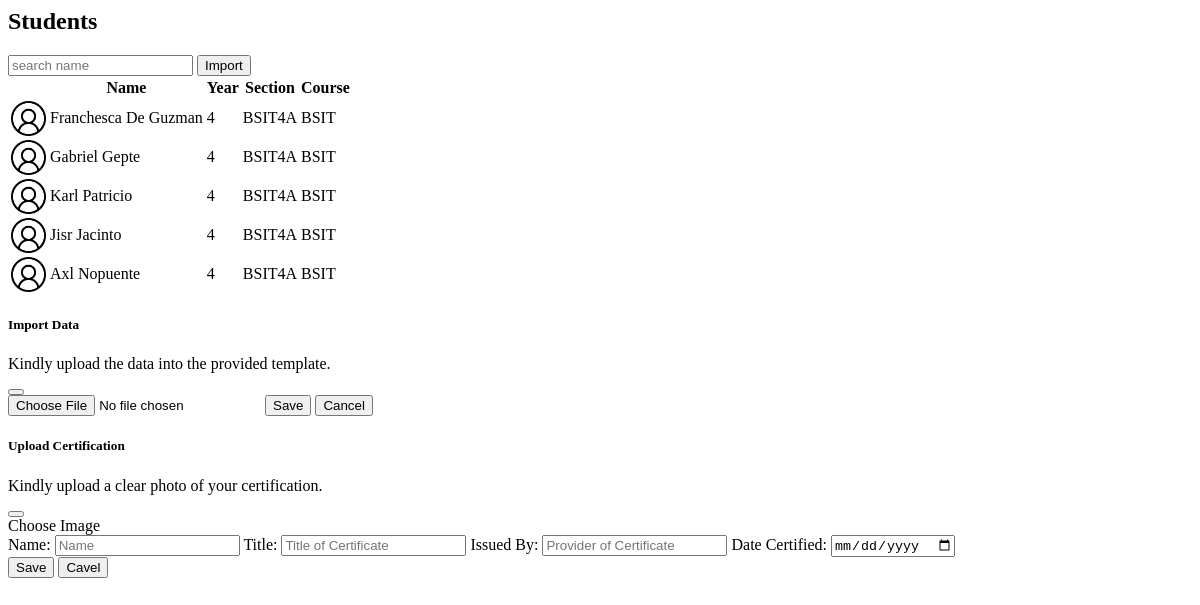
Screenshot of /admin/admin-students.php with the database file from the repository.
### tables this page shows
CREATE TABLE `student` (
  `student_id` int(50) NOT NULL,
  `year_level` int(11) NOT NULL,
  `course` varchar(150) NOT NULL,
  `section` varchar(50) NOT NULL,
  `data` longtext NOT NULL CHECK (json_valid(`data`)),
  `user_id` int(11) NOT NULL
);

CREATE TABLE `users` (
  `user_id` int(11) NOT NULL,
  `username` varchar(50) NOT NULL,
  `password` varchar(150) NOT NULL,
  `firstname` varchar(150) NOT NULL,
  `lastname` varchar(150) NOT NULL,
  `email` varchar(150) NOT NULL,
  `phone` varchar(150) NOT NULL,
  `role` varchar(50) NOT NULL,
  `photo` longblob DEFAULT NULL
);

### shared/shared-functions.php (called while the page is built, shortened)
    <?php
function studentData(){
    $conn = connection();
    $sql = "SELECT s.user_id, s.student_id, s.year_level, s.course, s.section, u.firstname, u.lastname
    FROM
    student s
    LEFT JOIN
    users u on u.user_id = s.user_id";
    $result = $conn->query($sql);
    return $result;
}
?>

### admin/admin-students.php (the view, shortened to what this page needs)
<?php
include_once $_SERVER['DOCUMENT_ROOT'] . '/capstone2/shared/shared-functions.php';
?>
<main class="d-flex w-100">
  <section class="page-container w-100">
        <header class="page-title flex-start">
            <h2>Students</h2>
        </header>
        <section class="flex-center flex-wrap w-100">
            <input type="text" placeholder="search name" id="txtbx_search"  onkeyup="filterTable()" class="searchbox rounded-pill">
            <button class="rounded custom-btn" data-bs-toggle="modal" data-bs-target="#importstudent">Import</button>
        </section>
        <section class="flex-center">
            <table class="user-table" id="studentTable">
                <thead>
                    <tr>
                        <th></th>
                        <th>Name</th>
                        <th>Year</th>
                        <th>Section</th>
                        <th>Course</th>
                    </tr>
                </thead>
                <tbody>
                    <?php
                    $studentList = studentData();
                    while($row = $studentList->fetch_assoc()){
                        ?>
                        <tr class="table-row" id="<?= $row['user_id']?>">
                        <td class="text-end">
                            <a href="./index.php?page=user&id=<?= $row['user_id']?>">
                                <img src="../assets/images/user.jpg" alt="" class="user-profile" width="35px">
                            </a>
                        </td>
                        <td><?= $row['firstname'] . ' '. $row['lastname']?></td>
                        <td><?= $row['year_level']?></td>
                        <td><?= $row['section']?></td>
                        <td><?= $row['course']?></td>
                    </tr>
                        <?php
                    }
                    ?>
                </tbody>
            </table>
        </section>
    </section>
<?php
include '../shared/modals.php';
?>

### rows the page displays
student: user.firstname "Franchesca", user.lastname "De Guzman", year_level "4", section "BSIT4A", course "BSIT"
student: user.firstname "Gabriel", user.lastname "Gepte", year_level "4", section "BSIT4A", course "BSIT"
student: user.firstname "Karl", user.lastname "Patricio", year_level "4", section "BSIT4A", course "BSIT"
student: user.firstname "Jisr", user.lastname "Jacinto", year_level "4", section "BSIT4A", course "BSIT"
student: user.firstname "Axl", user.lastname "Nopuente", year_level "4", section "BSIT4A", course "BSIT"
